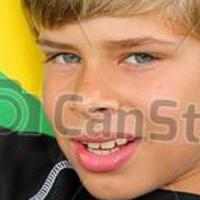
#> input picture HLG/dataset/FullData/10_0_0_20170110221811823.jpg.chip.jpg, 200 x 200 px; its folder holds only this picture in this run
$ python -i features.py   (imports and definitions only)
#> lines starting #> are read from the running program, lines starting #| are printed output that depends on the picture
#> further down, picture is the input picture: shape (200, 200, 3); mean B, G, R 91.3, 133.5, 172.4
from __future__ import annotations

import logging
import threading
from dataclasses import dataclass
from pathlib import Path
from typing import Any

import cv2
import mediapipe as mp
import numpy as np
from skimage.feature import local_binary_pattern

LOGGER = logging.getLogger(__name__)

DEFAULT_IMAGE_SIZE = (200, 200)

# Color Histogram config
COLOR_HIST_BINS = (8, 8, 8)
COLOR_HIST_LENGTH = int(np.prod(COLOR_HIST_BINS))  # 512

# LBP config
LBP_P = 8   # Number of neighbors
LBP_R = 1   # Radius
LBP_LENGTH = 256  # 2^P = 256 bins (full histogram)

# Geometric Ratios config
GEOMETRIC_RATIOS_LENGTH = 6
MIN_MAX_EPSILON = 1e-10

# MediaPipe Face Mesh key landmark indices
_LEFT_EYE_OUTER = 33
_LEFT_EYE_INNER = 133
_LEFT_EYE_TOP = 159
_LEFT_EYE_BOTTOM = 145
_RIGHT_EYE_OUTER = 263
_RIGHT_EYE_INNER = 362
_RIGHT_EYE_TOP = 386
_RIGHT_EYE_BOTTOM = 374
_FACE_TOP = 10
_CHIN = 152
_FACE_LEFT = 234
_FACE_RIGHT = 454
_NOSE_BRIDGE = 6
_NOSE_TIP = 1
_MOUTH_LEFT = 61
_MOUTH_RIGHT = 291
_CHEEKBONE_LEFT = 93
_CHEEKBONE_RIGHT = 323


# [10 lines left out: functions _landmark_distance, _landmark_midpoint, not called in this run]


@dataclass(frozen=True)
class FeatureBundle:
    color_hist: np.ndarray
    lbp: np.ndarray
    geometric_ratios: np.ndarray

    # [6 lines left out: function as_python_lists, not called in this run]


def ensure_bgr_image(image: np.ndarray) -> np.ndarray:
    if image is None:
        raise ValueError("Input image is empty.")
    if image.ndim == 2:
        return cv2.cvtColor(image, cv2.COLOR_GRAY2BGR)
    if image.ndim != 3:
        raise ValueError("Input image must be a 2D or 3D array.")
    channels = image.shape[2]
#> channels = 3
    if channels == 3:
        return image
    if channels == 4:
        return cv2.cvtColor(image, cv2.COLOR_BGRA2BGR)
    raise ValueError(f"Unsupported image format with {channels} channels.")


# [52 lines left out: functions read_image, decode_image_bytes, min_max_normalize_vector, min_max_normalize_matrix, not called in this run]


class FeatureExtractor:
    def __init__(
        self,
        image_size: tuple[int, int] = DEFAULT_IMAGE_SIZE,
        min_detection_confidence: float = 0.5,
    ) -> None:
        self.image_size = image_size
        self.min_detection_confidence = min_detection_confidence
        self._face_mesh: Any | None = None
        self._face_mesh_init_lock = threading.Lock()
        self._face_mesh_process_lock = threading.Lock()

    def __enter__(self) -> "FeatureExtractor":
        return self

    def __exit__(self, exc_type: Any, exc_value: Any, traceback: Any) -> None:
        self.close()

    # [4 lines left out: function close, not called in this run]

    def preprocess(self, image: np.ndarray) -> np.ndarray:
        bgr_image = ensure_bgr_image(image)
        return cv2.resize(bgr_image, self.image_size, interpolation=cv2.INTER_AREA)

    def extract_color_hist(self, image: np.ndarray) -> np.ndarray:
        """Trích xuất lược đồ màu HSV (8x8x8 = 512 bins)."""
        hsv_image = cv2.cvtColor(image, cv2.COLOR_BGR2HSV)
#> hsv_image: shape (200, 200, 3); mean H, S, V 27.2, 120.3, 177.7
        histogram = cv2.calcHist(
            [hsv_image], [0, 1, 2], None,
            list(COLOR_HIST_BINS), [0, 180, 0, 256, 0, 256],
        )
        cv2.normalize(histogram, histogram)
        return histogram.flatten().astype(np.float64)

    def extract_lbp(self, image: np.ndarray) -> np.ndarray:
        """Trích xuất LBP histogram (P=8, R=1, full 256 bins)."""
        gray_image = cv2.cvtColor(image, cv2.COLOR_BGR2GRAY)
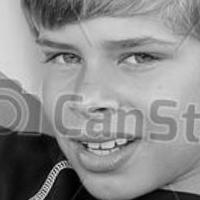
#> gray_image: shape (200, 200); min 0, max 231, mean 140.3
        lbp_image = local_binary_pattern(gray_image, LBP_P, LBP_R, method='default')
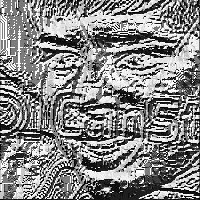
#> lbp_image: shape (200, 200) float64; min 0, max 255, mean 133.3
        histogram, _ = np.histogram(
            lbp_image.ravel(), bins=LBP_LENGTH, range=(0, LBP_LENGTH),
        )
#> histogram = 256 values, max 2637 at index 255, min 0 at index 10, mean 156.2
        histogram = histogram.astype(np.float64)
        total = histogram.sum()
#> total = 40000
        if total > 0:
            histogram = histogram / total
#> histogram = 256 values, max 0.0659 at index 255, min 0 at index 10, mean 0.00391
        return histogram

    def extract_geometric_ratios(self, image: np.ndarray) -> np.ndarray:
        """Trích xuất 6 tỷ lệ hình học từ facial landmarks.

        R1: Khoảng cách 2 tâm mắt / Chiều rộng mặt
        R2: Chiều cao mắt / Chiều rộng mắt (trung bình 2 mắt)
        R3: Chiều dài sống mũi / Chiều cao mặt
        R4: Chiều rộng miệng / Chiều rộng mặt
        R5: Khoảng cách 2 gò má / Chiều rộng mặt
        R6: Chiều cao mặt / Chiều rộng mặt
        """
        rgb_image = cv2.cvtColor(image, cv2.COLOR_BGR2RGB)

        try:
            with self._face_mesh_process_lock:
                results = self._get_face_mesh().process(rgb_image)
        except Exception as exc:
            LOGGER.warning("MediaPipe landmark extraction failed: %s", exc)
            return np.zeros(GEOMETRIC_RATIOS_LENGTH, dtype=np.float64)

        if not results.multi_face_landmarks:
            return np.zeros(GEOMETRIC_RATIOS_LENGTH, dtype=np.float64)

        landmarks = results.multi_face_landmarks[0].landmark
        ratios = np.zeros(GEOMETRIC_RATIOS_LENGTH, dtype=np.float64)

        try:
            face_width = _landmark_distance(landmarks, _FACE_LEFT, _FACE_RIGHT)
            face_height = _landmark_distance(landmarks, _FACE_TOP, _CHIN)

            if face_width < 1e-10 or face_height < 1e-10:
                return ratios

            # R1: Khoảng cách 2 tâm mắt / Chiều rộng mặt
            left_eye_center = _landmark_midpoint(landmarks, _LEFT_EYE_OUTER, _LEFT_EYE_INNER)
            right_eye_center = _landmark_midpoint(landmarks, _RIGHT_EYE_OUTER, _RIGHT_EYE_INNER)
            eye_distance = float(np.sqrt(
                (left_eye_center[0] - right_eye_center[0]) ** 2 +
                (left_eye_center[1] - right_eye_center[1]) ** 2
            ))
            ratios[0] = eye_distance / face_width

            # R2: Độ mở mắt (trung bình 2 mắt)
            left_h = _landmark_distance(landmarks, _LEFT_EYE_TOP, _LEFT_EYE_BOTTOM)
            left_w = _landmark_distance(landmarks, _LEFT_EYE_OUTER, _LEFT_EYE_INNER)
            right_h = _landmark_distance(landmarks, _RIGHT_EYE_TOP, _RIGHT_EYE_BOTTOM)
            right_w = _landmark_distance(landmarks, _RIGHT_EYE_OUTER, _RIGHT_EYE_INNER)
            if left_w > 1e-10 and right_w > 1e-10:
                ratios[1] = (left_h / left_w + right_h / right_w) / 2.0

            # R3: Chiều dài sống mũi / Chiều cao mặt
            nose_length = _landmark_distance(landmarks, _NOSE_BRIDGE, _NOSE_TIP)
            ratios[2] = nose_length / face_height

            # R4: Chiều rộng miệng / Chiều rộng mặt
            mouth_width = _landmark_distance(landmarks, _MOUTH_LEFT, _MOUTH_RIGHT)
            ratios[3] = mouth_width / face_width

            # R5: Khoảng cách 2 gò má / Chiều rộng mặt
            cheekbone_dist = _landmark_distance(landmarks, _CHEEKBONE_LEFT, _CHEEKBONE_RIGHT)
            ratios[4] = cheekbone_dist / face_width

            # R6: Chiều cao mặt / Chiều rộng mặt
            ratios[5] = face_height / face_width

        except (IndexError, ZeroDivisionError) as exc:
            LOGGER.warning("Error computing geometric ratios: %s", exc)

        return ratios

    def extract(self, image: np.ndarray) -> FeatureBundle:
        processed_image = self.preprocess(image)
        return FeatureBundle(
            color_hist=self.extract_color_hist(processed_image),
            lbp=self.extract_lbp(processed_image),
            geometric_ratios=self.extract_geometric_ratios(processed_image),
        )

    def extract_from_path(self, image_path: str | Path) -> FeatureBundle:
        return self.extract(read_image(image_path))

    def _get_face_mesh(self) -> Any:
        if self._face_mesh is None:
            with self._face_mesh_init_lock:
                if self._face_mesh is None:
#> (the run stopped early here; a loop or call above may not have finished)
